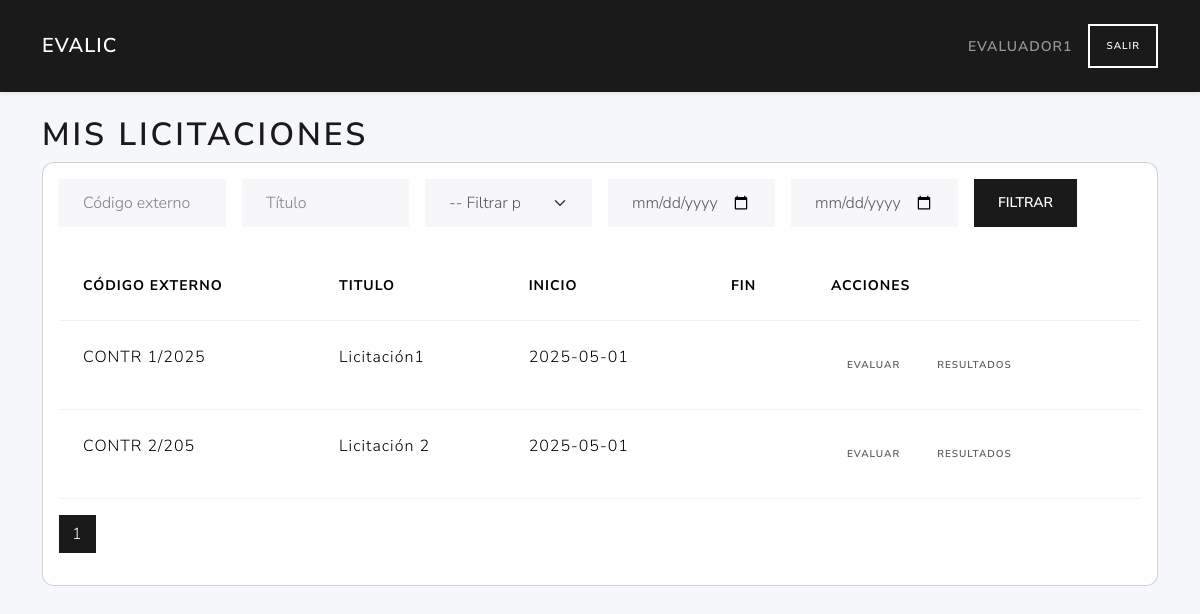
The app's page /evaluador/ (signed in), older data.
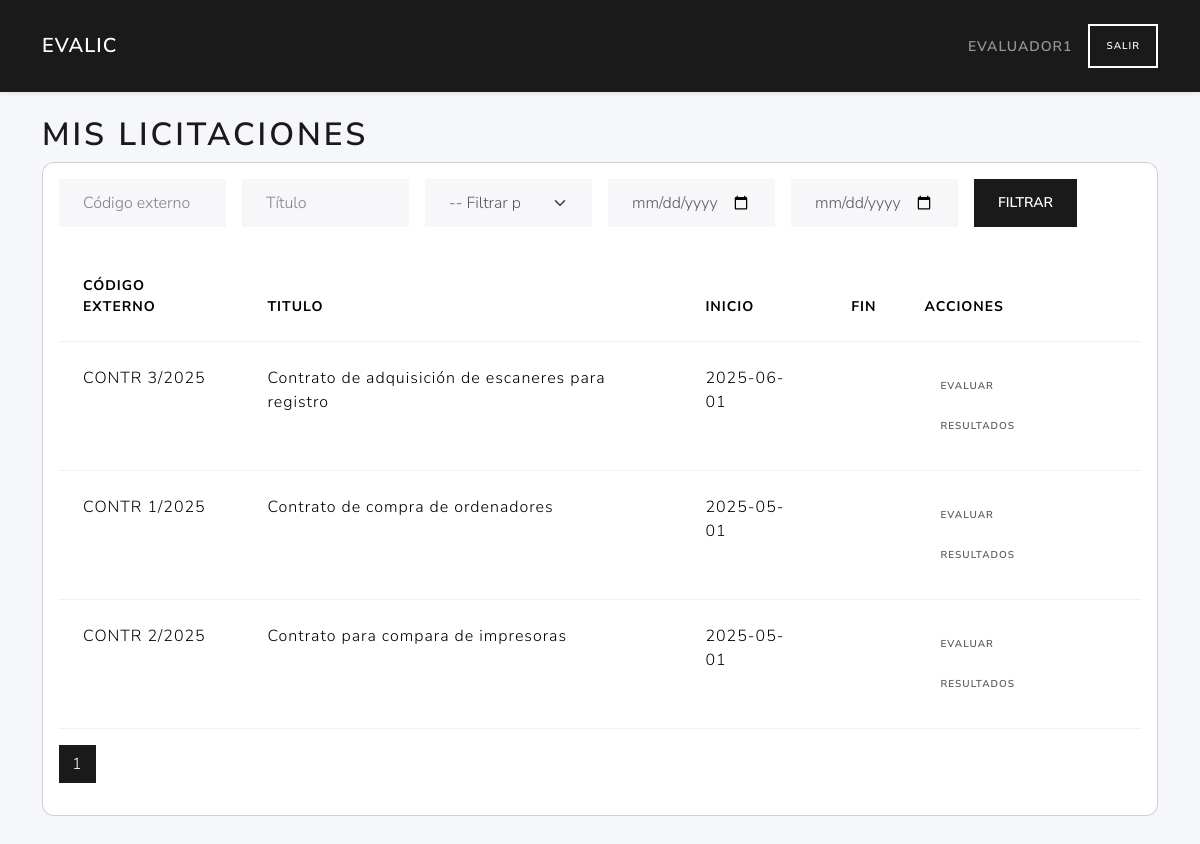
The same page, newer data.
### tables this page shows
CREATE TABLE licitaciones (
        id INTEGER PRIMARY KEY AUTOINCREMENT,
        user_id INTEGER NOT NULL,
        external_id TEXT NOT NULL,
        title TEXT NOT NULL,
        description TEXT,
        fecha_inicio TEXT NOT NULL,
        fecha_adjudicacion TEXT,
        FOREIGN KEY (user_id) REFERENCES users(id)
    );

### routes/evaluador_routes.py (the view, shortened to what this page needs)
@evaluador_bp.route('/', methods=('GET',))
def index():
    if 'user_id' not in session or session.get('role_id') != 3:
        return redirect(url_for('auth.login'))
    user_id = session.get('user_id')
    licitaciones = listar_por_evaluador( session['user_id'])
    external_id  = request.args.get('external_id', '').strip()
    title        = request.args.get('title', '').strip()
    fecha_tipo   = request.args.get('fecha_tipo', '')
    fecha_desde  = request.args.get('fecha_desde', '')
    fecha_hasta  = request.args.get('fecha_hasta', '')
    if external_id:
       licitaciones = [
           l for l in licitaciones
           if external_id.lower() in (l['external_id'] or '').lower()
       ]
    if title:
       licitaciones = [
           l for l in licitaciones
           if title.lower() in (l['title'] or '').lower()
       ]
    page = request.args.get('page', 1, type=int)
    per_page = current_app.config.get('LIC_PER_PAGE', 5)
    total = len(licitaciones)
    total_pages = ceil(total / per_page) if total else 1
    start = (page - 1) * per_page
    end = start + per_page
    licitaciones = licitaciones[start:end]
    return render_template(
        'evaluador/index.html',
        licitaciones=licitaciones,
        total_pages=total_pages,
        current_page=page,
        request=request
    )

### models/dao.py (called while the page is built)
def close_connection(exception):
    db = getattr(g, '_database', None)
    if db is not None:
        db.close()

def get_db(app):
    if 'sqlite_db' not in g:
        g.sqlite_db = sqlite3.connect(
            app.config['DATABASE'],
            detect_types=sqlite3.PARSE_DECLTYPES
        )
        g.sqlite_db.row_factory = sqlite3.Row
    return g.sqlite_db

### services/evaluaciones_service.py (called while the page is built)
def listar_por_evaluador( evaluador_id):
    db = get_db(current_app)
    return fetch_licitaciones_by_evaluator(db, evaluador_id)

### templates/evaluador/index.html (shortened to what this page needs)
{% extends 'base.html' %}
{% block content %}
<h1>Mis licitaciones</h1>
<div class="card mb-4">
  <div class="card-body">
    <form method="get" class="row g-3 mb-4 flex-nowrap">
      <div class="col-md-2">
        <input type="text" name="external_id" class="form-control" placeholder="Código externo" value="{{ request.args.get('external_id', '') }}">
      </div>
      <div class="col-md-2">
        <input type="text" name="title" class="form-control" placeholder="Título" value="{{ request.args.get('title', '') }}">
      </div>
      <div class="col-md-2">
        <select name="fecha_tipo" class="form-select">
          <option value="">-- Filtrar por fecha --</option>
        </select>
      </div>
      <div class="col-md-2">
        <input type="date" name="fecha_desde" class="form-control" value="{{ request.args.get('fecha_desde', '') }}">
      </div>
      <div class="col-md-2">
        <input type="date" name="fecha_hasta" class="form-control" value="{{ request.args.get('fecha_hasta', '') }}">
      </div>
      <div class="col-md-2">
        <button type="submit" class="btn btn-primary">Filtrar</button>
      </div>
    </form>
    <table class="table">
      <thead>
        <tr>
        <th>Código externo</th>
        <th>Titulo</th>
        <th>Inicio</th>
        <th>Fin</th>
        <th>Acciones</th>
      </tr>
    </thead>
    <tbody>
      {% for lic in licitaciones %}
      <tr>
        <td>{{ lic.external_id }}</td>
        <td>{{ lic.title }}</td>
        <td>{{ lic.fecha_inicio }}</td>
        <td>{{ lic.fecha_fin }}</td>
        <td>
          {% if lic.etapa_actual == 'Sobre2' %}
            <a href="{{ url_for('evaluador.evaluar', licitacion_id=lic.id) }}" class="btn btn-warning btn-sm">Evaluar</a>
          {% else %}
            <a href="{{ url_for('evaluador.evaluar', licitacion_id=lic.id) }}" class="btn btn-secondary btn-sm disabled" tabindex="-1" aria-disabled="true">Evaluar</a>
          {% endif %}
          {% if lic.etapa_actual == 'Cerrada' %}
            <a href="{{ url_for('evaluador.informe', licitacion_id=lic.id) }}" class="btn btn-primary btn-sm">Resultados</a>
          {% else %}
            <a href="{{ url_for('evaluador.informe', licitacion_id=lic.id) }}" class="btn btn-secondary btn-sm disabled" tabindex="-1" aria-disabled="true">Resultados</a>
          {% endif %}
        </td>
      </tr>
      {% endfor %}
    </tbody>
    </table>
    <nav aria-label="Paginación licitaciones">
  <ul class="pagination justify-content-left">
    {% for p in range(1, total_pages + 1) %}
      <li class="page-item{% if p == current_page %} active{% endif %}">
        <a class="page-link"
           href="{{ url_for('evaluador.index',
                            page=p,
                            external_id=request.args.external_id,
                            title=request.args.title,
                            fecha_tipo=request.args.fecha_tipo,
                            fecha_desde=request.args.fecha_desde,
                            fecha_hasta=request.args.fecha_hasta) }}">
          {{ p }}
        </a>
      </li>
    {% endfor %}
  </ul>
</nav>
  </div>
</div>
{% endblock %}

Row changes from the older to the newer data that the page shows:
added licitaciones: external_id "CONTR 3/2025", title "Contrato de adquisición de escaneres para registro", fecha_inicio "2025-06-01"
changed licitaciones: title "Licitación1" → "Contrato de compra de ordenadores"
changed licitaciones: external_id "CONTR 2/205" → "CONTR 2/2025"; title "Licitación 2" → "Contrato para compara de impresoras"
